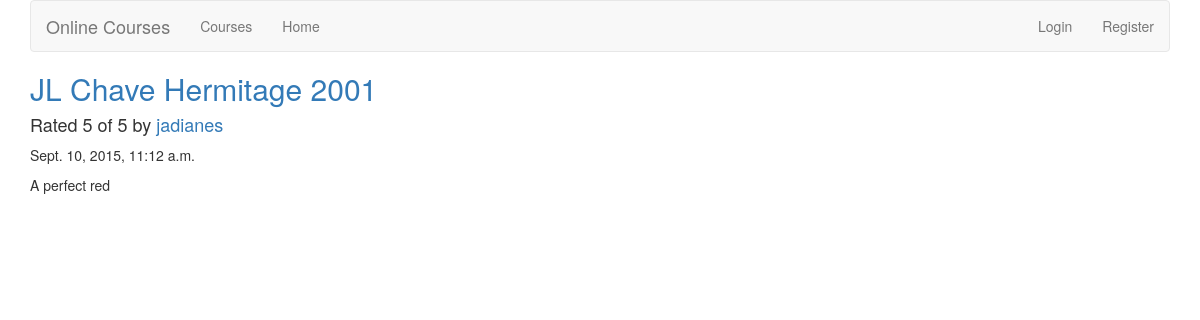
/reviews/review/59/, run on the app's committed database.
### reviews/models.py (models this page shows, shortened)
class Review(models.Model):
    RATING_CHOICES = (
        (1, '1'),
        (2, '2'),
        (3, '3'),
        (4, '4'),
        (5, '5'),
    )
    wine = models.ForeignKey(Course)
    pub_date = models.DateTimeField('date published')
    user_name = models.CharField(max_length=100)
    comment = models.CharField(max_length=200)
    rating = models.IntegerField(choices=RATING_CHOICES)

class Course(models.Model):
    name = models.CharField(max_length=200)

### reviews/views.py (the view)
# urls.py: url(r'^review/(?P<review_id>[0-9]+)/$', views.review_detail, name='review_detail'),
def review_detail(request, review_id):
    review = get_object_or_404(Review, pk=review_id)
    return render(request, 'reviews/review_detail.html', {'review': review})

### reviews/templates/reviews/review_detail.html
{% extends 'base.html' %}
{% block title %}
<h2><a href="{% url 'reviews:wine_detail' review.wine.id %}">{{ review.wine.name }}</a></h2>
{% endblock %}
{% block content %}
<h4>Rated {{ review.rating }} of 5 by <a href="{% url 'reviews:user_review_list' review.user_name %}" >{{ review.user_name }}</a></h4>
<p>{{ review.pub_date }}</p>
<p>{{ review.comment }}</p>
{% endblock %}

### data on the page
Review: wine.name "JL Chave Hermitage 2001", rating "5", user_name "jadianes", pub_date "Sept. 10, 2015, 11:12 a.m.", comment "A perfect red"
